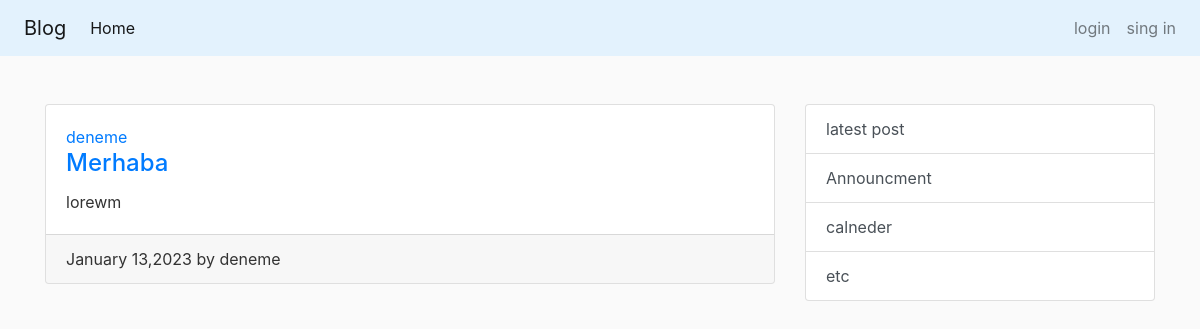
Before: /user/deneme with the older database file.
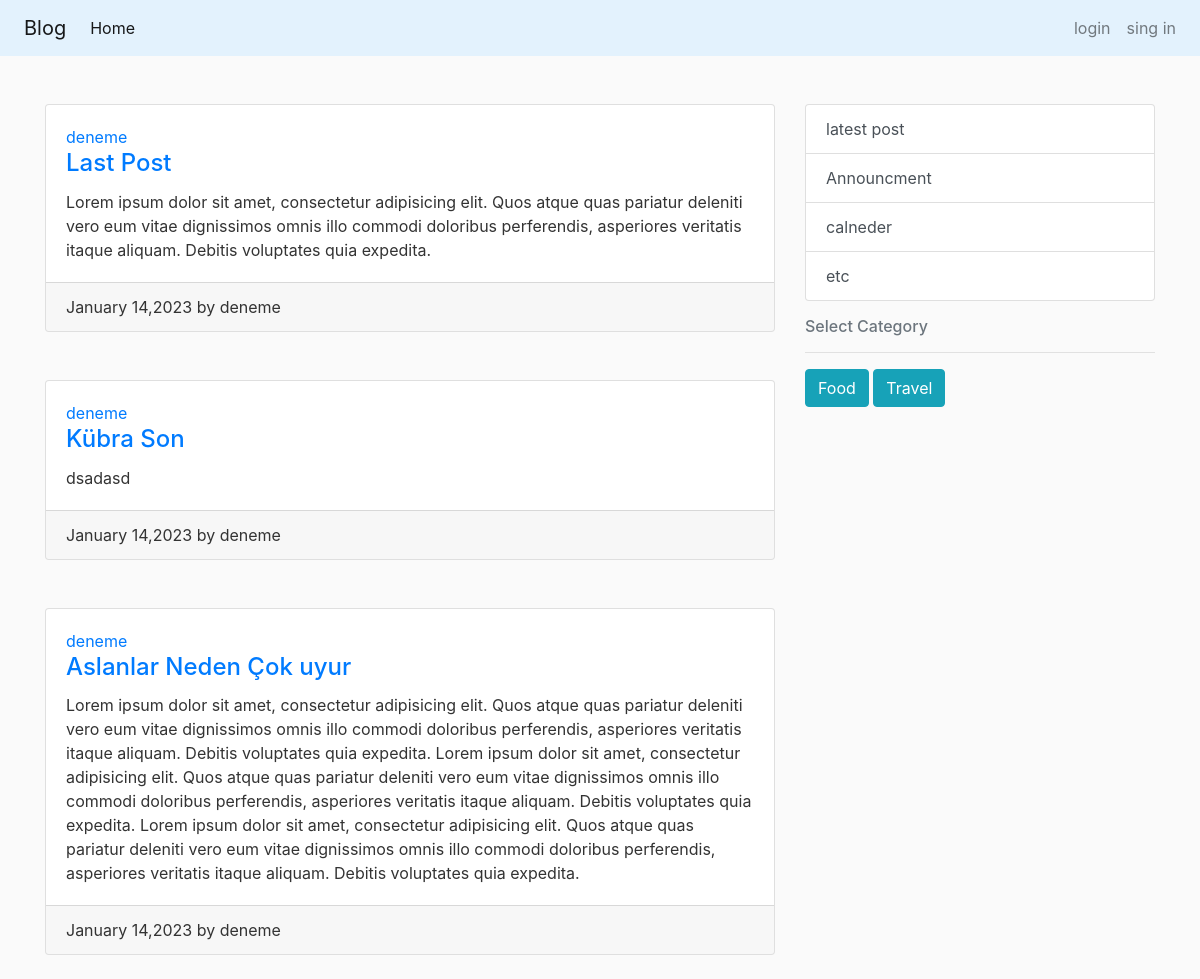
After: the same page with the newer database file.
### blog/models.py (models this page shows, shortened)
class Post(models.Model):
    title = models.CharField(max_length=100)
    content = models.TextField()
    date_posted = models.DateField(default=timezone.now)
    author = models.ForeignKey(User, on_delete=models.CASCADE)

class Category(models.Model):
    categories = [
        ('Food', 'Food'),
        ('Travel', 'Travel'),
        ('Health', 'Health'),
        ('Personal ', 'Personal '),
        ('Political', 'Political'),
        ('Fashion', 'Fashion'),
    ]
    name = models.CharField(choices=categories, default="Food", max_length=10)
    slug = models.SlugField()
    posts = models.ManyToManyField(Post)
    def __str__(self) -> str:
        return self.name

### blog/views.py (the view)
# urls.py: path('user/<str:username>',UserPostListView.as_view(),name = 'user-posts'),
class UserPostListView(ListView):
    model = Post
    template_name = 'blog/user_posts.html'
    context_object_name = 'posts'
    ordering = ['-date_posted']
    paginate_by = 6
    def get_context_data(self, **kwargs):
        context = super().get_context_data(**kwargs)
        categories = Category.objects.all()
        context['categories'] = categories
        return context
    def get_queryset(self):
        user = get_object_or_404(User, username=self.kwargs.get('username'))
        return Post.objects.filter(author=user).order_by('-date_posted')

### blog/templates/blog/user_posts.html (shortened to what this page needs)
{% extends 'blog/base.html' %}
    {% block content %}
        {% for post in posts %}
        <div class="card text-left mt-5">
          <div class="card-body">
               <a href="{% url 'user-posts' post.author.username %} ">{{post.author}}</a>
            <h4 class="card-title"> <a href="{% url 'post-detail' post.id %} " > {{post.title}}   </a> </h4>
            <p class="card-text">{{post.content}}</p>
          </div>
          <div class="card-footer">{{post.date_posted|date:'F d,Y'}} by {{post.author}}</div>
        </div>
        {% endfor  %}
    {% endblock content %}

### blog/templates/blog/base.html (shortened to what this page needs)
{% load static %}
<!doctype html>
<html>
<head>
    <link rel="stylesheet" href="https://stackpath.bootstrapcdn.com/bootstrap/4.3.1/css/bootstrap.min.css"
>
    <link rel="stylesheet" href="{% static 'blog/main.css'%}">
</head>
<body>
    <header>
        <nav class="navbar navbar-expand-sm navbar-light   " style="background-color: #e3f2fd;">
            <a class=" navbar-brand ml-2" href="{% url  'blog-about'%}">Blog</a>
            <div class="collapse navbar-collapse" id="collapsibleNavId">
                <ul class="navbar-nav mr-auto mt-2 mt-lg-0">
                    <li class="nav-item active">
                        <a class="nav-link" href="{% url  'blog-home'%}">Home <span class="sr-only">(current)</span></a>
                    </li>
                </ul>
                <ul class="ml-auto navbar-nav">
                    {% if user.is_authenticated %}
                    <li class="nav-item">
                        <a class="nav-link" href="{% url 'post-create' %}">Create Post</a>
                    </li>
                    <li class="nav-item">
                        <a class="nav-link" href="{% url 'logout' %}">Logout</a>
                    </li>
                    <li class="nav-item">
                        <a class="nav-link" href="{% url 'profile' %}">profile</a>
                    </li>
                    {% else %}
                    <li class="nav-item">
                        <a class="nav-link" href="{% url 'login' %}">login</a>
                    </li>
                    <li class="nav-item ">
                        <a class="nav-link" href="{% url 'register' %}">sing in </a>
                    </li>
                    {% endif %}
                </ul>
            </div>
        </nav>
    </header>
    <main class="container">
        <div class="row ">
            <div class="col-md-8">
                {% block content %} {% endblock %}
            </div>
            <div class="col-md-4 mt-5">
                <div class="list-group">
                    <a href="#" class="list-group-item list-group-item-action ">latest post </a>
                    <a href="#" class="list-group-item list-group-item-action">Announcment </a>
                    <a href="#" class="list-group-item list-group-item-action "> calneder</a>
                    <a href="#" class="list-group-item list-group-item-action "> etc</a>
                </div>
                {% if categories %}
                <div class="categories mt-3">
                    <h6 class="text-muted">Select Category</h6>
                    <hr>
                    {% for category in categories %}
                    <a class="btn btn-info" href="{% url  'category-posts' category.slug %}">{{category}}</a>
                    {% endfor %}
                </div>
                {% endif %}
            </div>
        </div>
    </main>
</body>
</html>

### blog/static/blog/main.css (style rules this page uses)
body { background: #fafafa; color: #333333; }
h1, h2, h3, h4, h5, h6 { color: #444444; }
ul { margin: 0; }

Changed rows visible on the page:
removed Post: author "deneme", title "Merhaba", content "lorewm", date_posted "January 13,2023"
added Post: author "deneme", title "Last Post", content "Lorem ipsum dolor sit amet, consectetur adipisicing elit. Quos atque quas pariatur deleniti vero eum vitae dignissimos omnis illo commodi doloribus perferendis, asperiores veritatis itaque aliquam. Debitis voluptates quia expedita.", date_posted "January 14,2023"
added Post: author "deneme", title "Kübra Son", content "dsadasd", date_posted "January 14,2023"
added Post: author "deneme", title "Aslanlar Neden Çok uyur", content "Lorem ipsum dolor sit amet, consectetur adipisicing elit. Quos atque quas pariatur deleniti vero eum vitae dignissimos omnis illo commodi doloribus perferendis, asperiores veritatis itaque aliquam. Debitis voluptates quia expedita. Lorem ipsum dolor sit amet, consectetur adipisicing elit. Quos atque quas pariatur deleniti vero eum vitae dignissimos omnis illo commodi doloribus perferendis, asperiores veritatis itaque aliquam. Debitis voluptates quia expedita. Lorem ipsum dolor sit amet, consectetur adipisicing elit. Quos atque quas pariatur deleniti vero eum vitae dignissimos omnis illo commodi doloribus perferendis, asperiores veritatis itaque aliquam. Debitis voluptates quia expedita.", date_posted "January 14,2023"
added Category: name "Food"
added Category: name "Travel"
Other visible differences:
text now shown: "Select Category"
